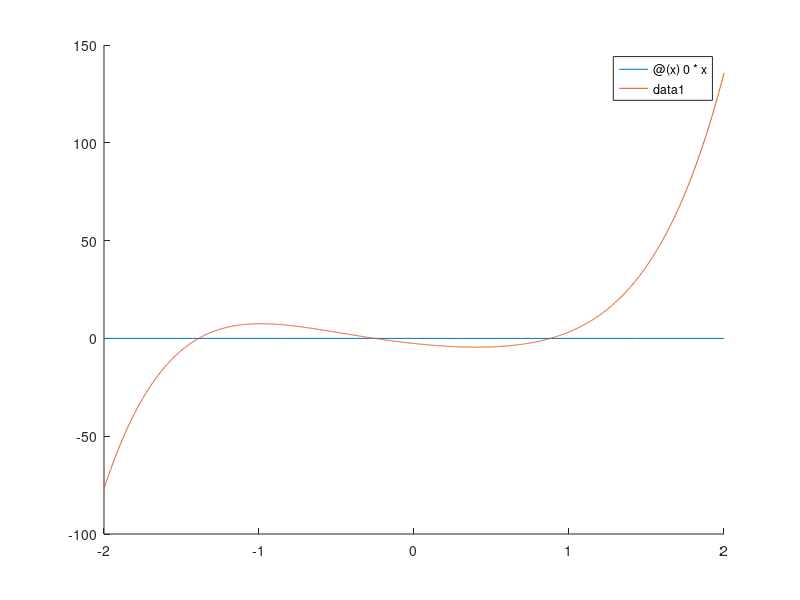

MATLAB code for this plot:
%Star Chen 21010264

% 1a) 
f =@(x) 3*x^5+3.4*x^3+8*x^2-8.5*x-2.6;
zeroLine = @(x) 0*x;
hold on
fplot(zeroLine, [-2 2])
fplot(f, [-2 2])
fprintf("There are 3 real roots")
hold off

% 1b)

p = [3, 0, 3.4, 8, -8.5, -2.6]; 
rt = roots(p);
reals = [];
fprintf("There are 3 real roots, they are: ") 

for  i = 1: length(roots(p))
    if rt(i) == conj(rt(i))
        disp(rt(i))
    end
end

% 1d)
disp("it convergees to -0.252627976 after 4 iterations")

